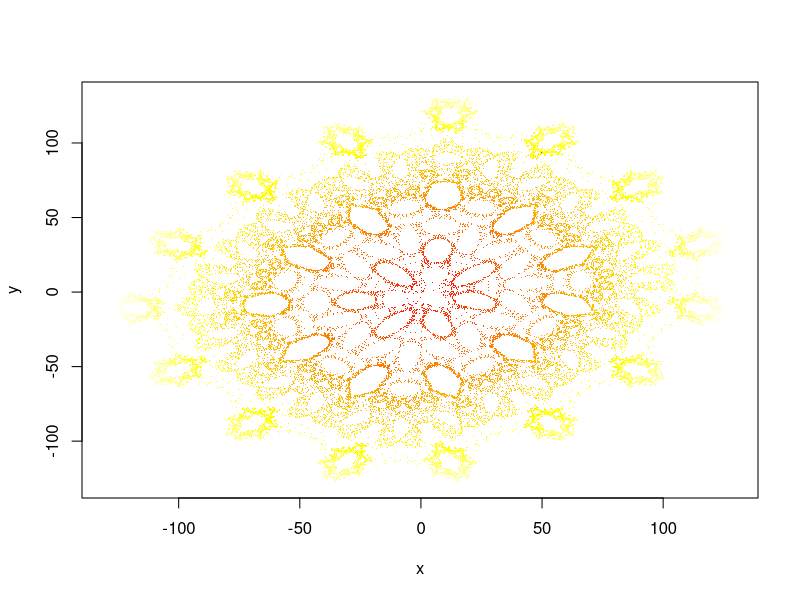

Here is the R script that generated this plot:
#
# Wallpaper
#
#xn+1 = yn - sign(xn) | b xn - c |1/2
#yn+1 = a - xn
#
# a=1
# b=4
# c=60

wallpaper<-function(n=4E4,x0=1,y0=1,a=1,b=4,c=60){
  x<-c(x0,rep(NA,n-1))
  y<-c(y0,rep(NA,n-1))
  cor<-rep(0,n)
  
  
  for (i in 2:n){
    
    x[i] = y[i-1] - sign(x[i-1])*sqrt(abs( b*x[i-1] - c) )
    y[i] = a - x[i-1]
    cor[i]<-round(sqrt((x[i]-x[i-1])^2+(y[i]-y[i-1])^2),0)
  }
  n.c<-length(unique(cor))
  cores<-heat.colors(n.c)
  
  plot(x,y,pch=".",col=cores[cor])
  
}

wallpaper()


